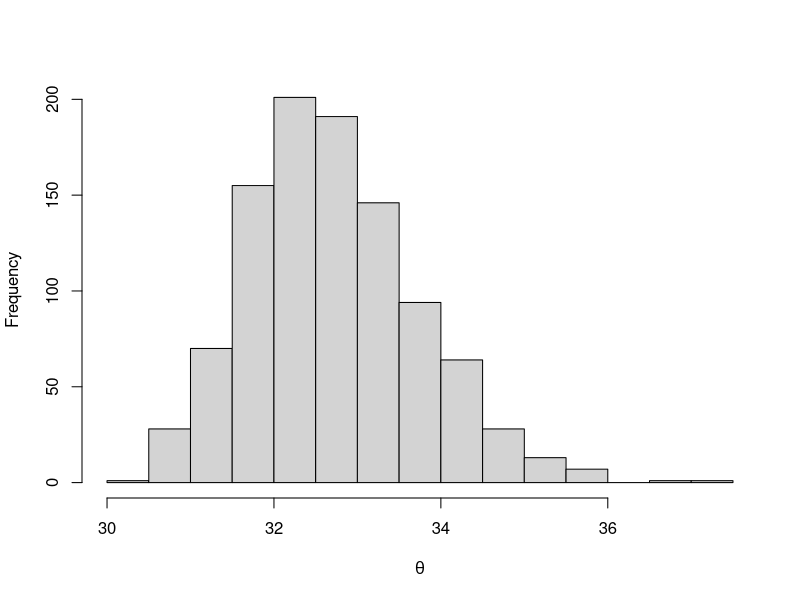
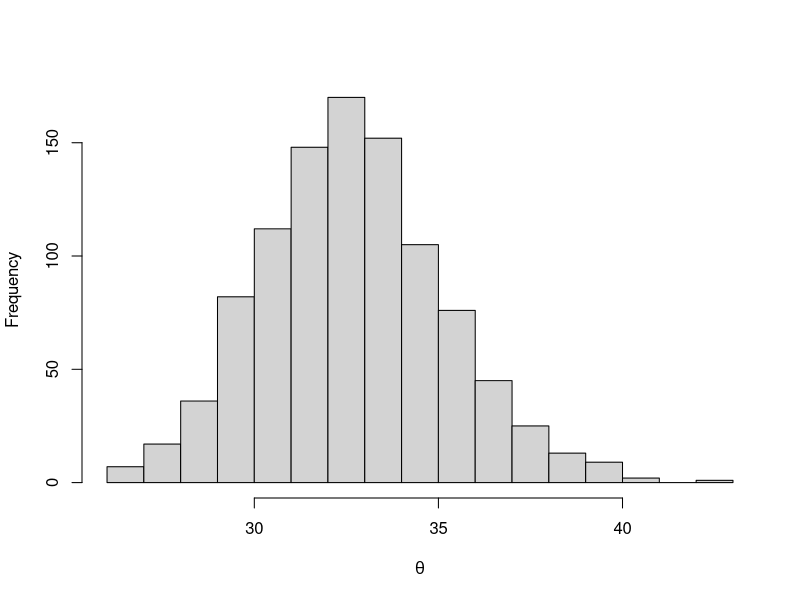

The R source for these figures, in order:
## ---- chunk 1
knitr::opts_chunk$set(echo = TRUE)
## ---- chunk 2
lifes_B = c(6.223391,0.3739535,39.60146,22.44155,75.21525,0.4719523,
            20.49098,6.297307,34.58661,55.29653,10.50263,16.05646,
            11.3004,9.472861,72.04453,33.95477,13.58237,14.3674,
            24.84866,22.79063,49.88125,44.27289,17.09678,162.3117,6.630124)
## ---- chunk 3
m=400
n=25
S=254 # number of survived lamps in A up to tau=15
tau= 15
theta_init= 200#mean(lifes_B)#median(lifes_B)mean(lifes_B)
theta_current= theta_init
theta_new=0
p=function(theta){
  exp(-tau/theta)/(1-exp(-tau/theta))
}
max_iter = 100000
iter=0
for (i in 1:max_iter){
  theta_new = (n*mean(lifes_B)+S*(tau+theta_current)+(m-S)*(theta_current-tau*(p(theta_current))))/(n+m)
  if (abs(theta_new-theta_current)<0.000001){
    cat("converged:", "theta =", theta_new, "iter_num =", iter)
    break
  }else {theta_current = theta_new 
  iter=iter+1}
    
  }
## ---- chunk 4
set.seed(501)
theta_em=32.69994
theta_seq=NULL
for(j in 1:1000){
  bs_sample=sample(lifes_B, length(lifes_B), replace = TRUE)
for (i in 1:max_iter){
  theta_new = (n*mean(bs_sample)+S*(tau+theta_current)+
                 (m-S)*(theta_current-tau*(p(theta_current))))/(n+m)
  if (abs(theta_new-theta_current)<0.000001){
    theta_seq[j]=theta_new
    break
  }else {theta_current = theta_new 
  iter=iter+1}
} 
}
hist(theta_seq,breaks = "scott",xlab = bquote(theta),main="")
cat("standard error of theta =" , sd(theta_seq))
cat("95% CI = " ,"(",32.69994-qnorm(0.975)*sd(theta_seq), ",", 
    32.69994+qnorm(0.975)*sd(theta_seq), ")")
## ---- chunk 5
set.seed(501)
theta_em=32.69994
theta_seq_2=NULL
for(j in 1:1000){
  bs2_sample=rexp(n,rate =  1/theta_em)
  S2 = length(which(rexp(m,rate =  1/theta_em) >= tau))
for (i in 1:max_iter){
  theta_new = (n*mean(bs2_sample)+S2*(tau+theta_current)+
                 (m-S2)*(theta_current-tau*(p(theta_current))))/(n+m)
  if (abs(theta_new-theta_current)<0.000001){
    theta_seq_2[j]=theta_new
    break
  }else {theta_current = theta_new 
  iter=iter+1}
} 
}
hist(theta_seq_2,breaks = "scott",xlab = bquote(theta),main="")
cat("standard error of theta =" , sd(theta_seq_2))
cat("95% CI = " ,"(",32.69994-qnorm(0.975)*sd(theta_seq_2), ",", 
    32.69994+qnorm(0.975)*sd(theta_seq_2), ")")
